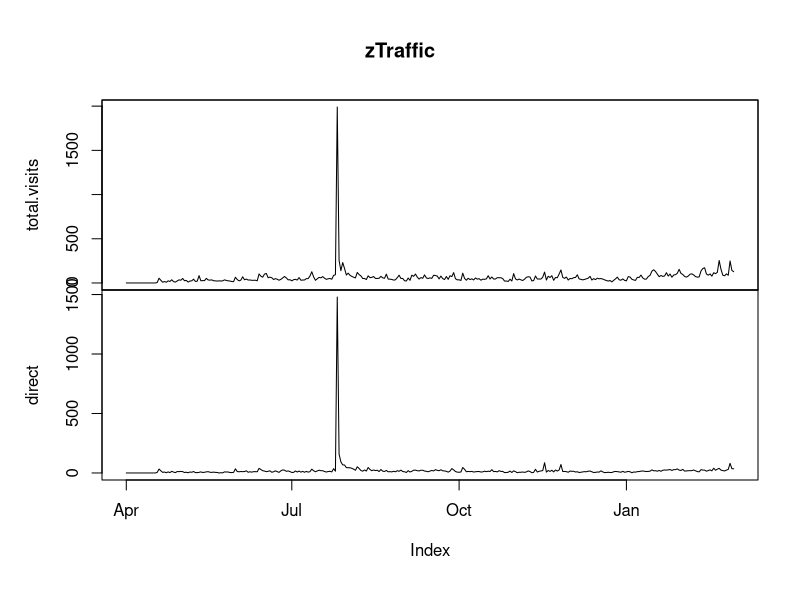

Recreate this plot in R. (Note: this script raises an error after producing the figure.)
library(zoo);

traffic <- read.csv("../data/eleanors-traffic+sales-2012.csv");

zTraffic <- zoo(traffic[, 2:3], as.Date(traffic[,1], format="%m/%d/%Y"));

plot(zTraffic);

traffic$Date = traffic$Date - round(335/2);

fit1 <- lm(traffic$Visits ~ traffic$Date)
fit2 <- lm(traffic$Visits ~ traffic$Date + I(traffic$Date^2))
fit3 <- lm(traffic$Visits ~ traffic$Date + I(traffic$Date^2) + I(traffic$Date^3))

plot(traffic$Date, traffic$Visits, type="l", lwd=3)
points(traffic$Date, predict(fit2), type="l", col="red", lwd=2)
points(traffic$Date, predict(fit3), type="l", col="blue", lwd=2)

fit1 <- lm(traffic$Sales ~ traffic$Visits)
fit2 <- lm(traffic$Sales ~ traffic$Visits + I(traffic$Visits^2))
fit3 <- lm(traffic$Sales ~ traffic$Visits + I(traffic$Visits^2) + I(traffic$Visits^3))

plot(traffic$Visits, traffic$Sales, type="l", lwd=3)
points(traffic$Visits, predict(fit2), type="l", col="red", lwd=2)
points(traffic$Visits, predict(fit3), type="l", col="blue", lwd=2)

fit <- lm(traffic$Sales ~ traffic$Visits)

#transform date into an integer first
fitt <- lm(traffic$Sales ~ traffic$Date + traffic$Visits)

plot(fitted(fitt), type='l', lwd=4)

#timeseries approach
traffic_series <- ts(traffic[,2:4], frequency=365, start=c(2012,52));

#no trend, no seasonality
traffic_series_smooth <- HoltWinters(traffic_series, beta=false, gamma=false);
#no seasonality
traffic_series_smooth <- HoltWinters(traffic_series, gamma=false);
#trend and seasonality
traffic_series_smooth <- HoltWinters(traffic_series);

